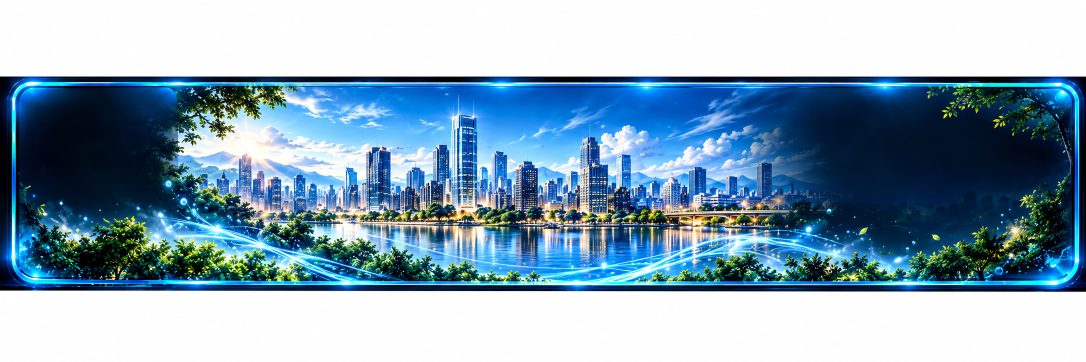
#> input picture assets/pm25-luxury/cinematic-v1/originals/blue.png, 2172 x 724 px (shown at 1/2 size); its folder holds 4 pictures in this run
$ python build_assets.py
#> lines starting #> are read from the running program, lines starting #| are printed output that depends on the picture
#!/usr/bin/env python3
"""Generate lossless-preserved, text-free scenic derivatives from five ImageGen source files."""
from pathlib import Path
from PIL import Image, ImageOps, ImageDraw
import hashlib, json
ROOT=Path(__file__).resolve().parent
TIERS=('blue','green','yellow','orange','red')
GENERATED={
 'blue':'b01c8211af7c2ae77ae01810',
 'green':'59908211ba5c20ea06eac96a',
 'yellow':'523c8207ab99d850735c1bad',
 'orange':'7b448211a0bef4ac77b8479c',
 'red':'94dc8207a561dffabdd30bad'
}
def digest(p):
 return hashlib.sha256(p.read_bytes()).hexdigest()
def build():
 out=ROOT/'scenes';out.mkdir(exist_ok=True)
 rows=[];manifest={'schema':1,'type':'cinematic-art-direction','version':'v1-review',
     'notForProductionUntilApproved':True,'source':'ChatGPT Image Generation, user-approved aesthetic exploration',
     'canvas':{'liveLEDWidth':432,'liveLEDHeight':40,'logicalRatio':10.8},
     'notes':['All 5 source images have visible neon LED border and white surrounding canvas; scenes crop those away.',
       'City/skyline geometry varies between independently generated images. Do not hard-cut between tiers; use crossfade or refined common matte.',
       'Art only, not actual PM2.5 measurements. Preserve observedAt, band thresholds and stale labels in DOM.',
       'No motion frames are contained in this cinematic-v1 package. Transparent motion layers are an outstanding workstream.'],
     'tiers':{}}
 for tier in TIERS:
  src=ROOT/'originals'/f'{tier}.png'
  im=Image.open(src).convert('RGB')
#> im is the input picture: PIL image 2172x724 RGB; mean R, G, B 136, 164.4, 183.7
  assert im.size==(2172,724), (tier,im.size)
  # Trim white generator presentation margin and the neon glass border;
  # keep the panoramic city, waterfront, clouds, trees, and atmospheric glow.
  scene=im.crop((42,183,2130,538))
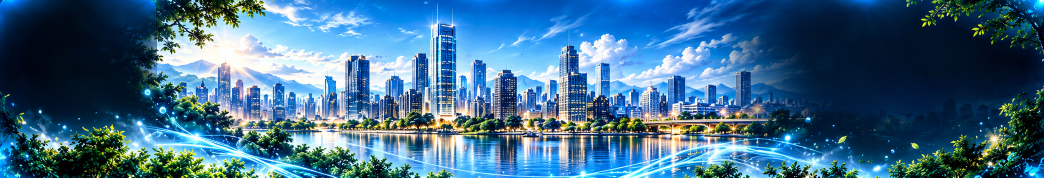
#> scene: PIL image 2088x355 RGB (shown at 1/2 size); mean R, G, B 62.2, 106.3, 137.6
  scenic=scene.resize((1296,221),Image.Resampling.LANCZOS)
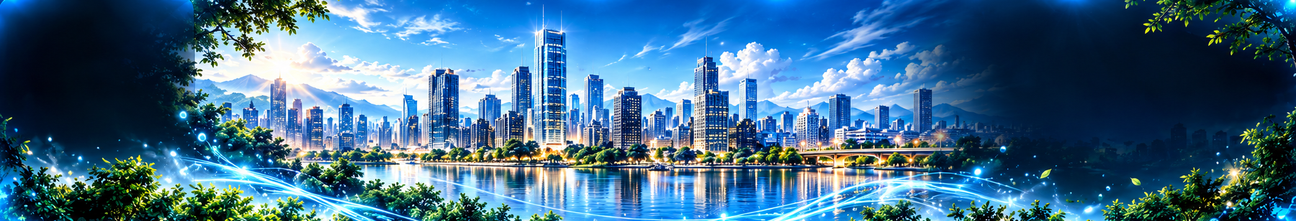
#> scenic: PIL image 1296x221 RGB; mean R, G, B 62.3, 106.3, 137.6
  path=out/f'{tier}.webp';scenic.save(path,'WEBP',quality=85,method=6)
  assert Image.open(path).size==(1296,221)
  # Strip preview for exact 432x40 3x-resolution LED contact-sheet judging.
  led=ImageOps.fit(scenic,(1296,120),Image.Resampling.LANCZOS,centering=(.5,.52))
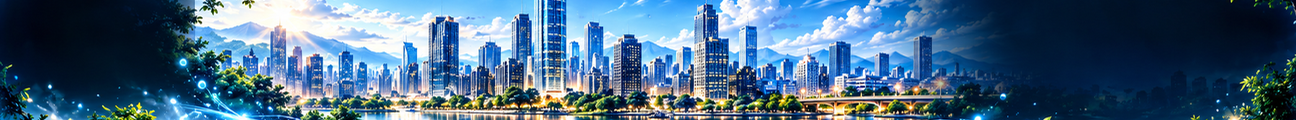
#> led: PIL image 1296x120 RGB; mean R, G, B 71.7, 103.9, 131.5
  ledpath=out/f'{tier}-led-crop.webp';led.save(ledpath,'WEBP',quality=83,method=6)
  rows.append((tier,led.copy()))
  manifest['tiers'][tier]={
    'generationRefSuffix':GENERATED[tier],
    'sourceFile':str(src.relative_to(ROOT)),'sourceSha256':digest(src),'sourceSizeBytes':src.stat().st_size,
    'scenicFile':str(path.relative_to(ROOT)),'scenicSha256':digest(path),'scenicWidth':1296,'scenicHeight':221,
    'ledCropFile':str(ledpath.relative_to(ROOT)),'ledCropSha256':digest(ledpath),'ledCropWidth':1296,'ledCropHeight':120,
    'alpha':False, 'containsText':False, 'approved':False}
#> pass 2 of the loop in build, `for tier in TIERS:`:
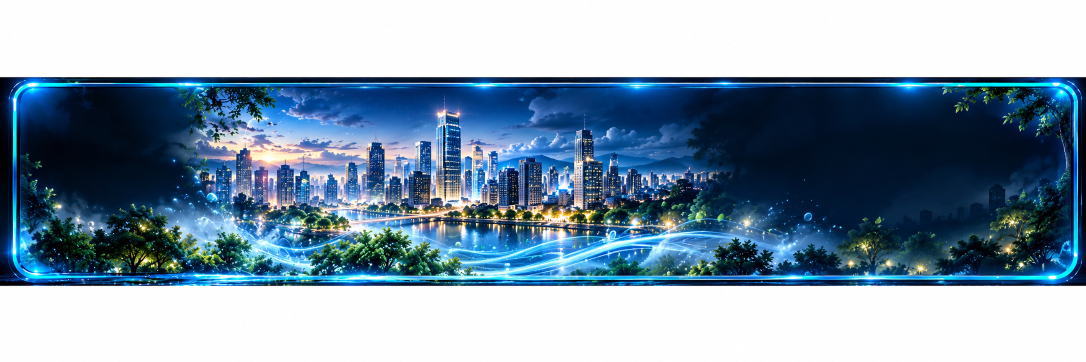
#> input picture assets/pm25-luxury/cinematic-v1/originals/green.png, 2172 x 724 px (shown at 1/2 size)
#> in build, im is the input picture: PIL image 2172x724 RGB; mean R, G, B 130.9, 153.4, 171.8
#> in build, `scenic=scene.resize((1296,221),Image.Resampling.LANCZOS)`:
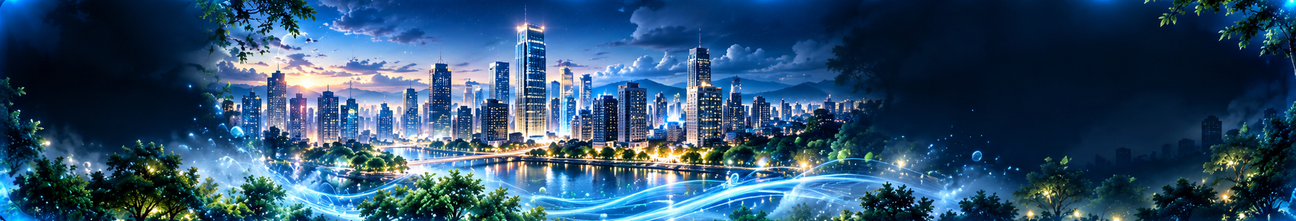
#> scenic: PIL image 1296x221 RGB; mean R, G, B 44.6, 78.2, 107.9
#> in build, `led=ImageOps.fit(scenic,(1296,120),Image.Resampling.LANCZOS,centering=..`:
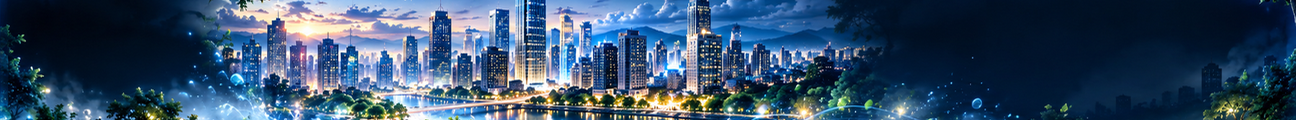
#> led: PIL image 1296x120 RGB; mean R, G, B 52.6, 77.4, 104
 # Contact sheet labels sit outside each master scene to avoid any baked-in UI.
 review=Image.new('RGB',(1320,5*151+18),(11,19,33));draw=ImageDraw.Draw(review)
 for i,(tier,scene) in enumerate(rows):
  y=8+i*151
  draw.text((14,y),tier.upper()+'  /  CINEMATIC MASTER SCENE — DRAFT',fill='#e7faff')
  review.paste(scene,(12,y+20))
  draw.rectangle((11,y+19,1309,y+140),outline='#11b6ff',width=1)
 review.save(ROOT/'review-five-tier.webp','WEBP',quality=86,method=6)
 manifest['preview']={'file':'review-five-tier.webp','sha256':digest(ROOT/'review-five-tier.webp')}
 (ROOT/'manifest.json').write_text(json.dumps(manifest,ensure_ascii=False,indent=2)+'\n')
 print('CINEMATIC_EXPORT_DONE',[(k,manifest['tiers'][k]['scenicWidth'],manifest['tiers'][k]['scenicHeight']) for k in TIERS])
#> (the run stopped early here; a loop or call above may not have finished)
